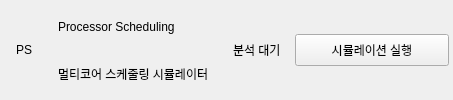
     <widget class="QFrame" name="app_header">
      <property name="role" stdset="0">
       <string>header</string>
      </property>
      <property name="frameShape">
       <enum>QFrame::NoFrame</enum>
      </property>
      <layout class="QHBoxLayout" name="header_layout">
       <property name="leftMargin">
        <number>4</number>
       </property>
       <property name="topMargin">
        <number>4</number>
       </property>
       <property name="rightMargin">
        <number>4</number>
       </property>
       <property name="bottomMargin">
        <number>4</number>
       </property>
       <property name="spacing">
        <number>14</number>
       </property>
       <item>
        <widget class="QLabel" name="brand_mark">
         <property name="text">
          <string>PS</string>
         </property>
         <property name="alignment">
          <set>Qt::AlignCenter</set>
         </property>
         <property name="minimumSize">
          <size>
           <width>40</width>
           <height>40</height>
          </size>
         </property>
         <property name="maximumSize">
          <size>
           <width>40</width>
           <height>40</height>
          </size>
         </property>
        </widget>
       </item>
       <item>
        <layout class="QVBoxLayout" name="brand_text_layout">
         <property name="leftMargin">
          <number>0</number>
         </property>
         <property name="topMargin">
          <number>0</number>
         </property>
         <property name="rightMargin">
          <number>0</number>
         </property>
         <property name="bottomMargin">
          <number>0</number>
         </property>
         <property name="spacing">
          <number>3</number>
         </property>
         <item>
          <widget class="QLabel" name="lb_title">
           <property name="role" stdset="0">
            <string>title</string>
           </property>
           <property name="text">
            <string>Processor Scheduling</string>
           </property>
          </widget>
         </item>
         <item>
          <widget class="QLabel" name="lb_subtitle">
           <property name="role" stdset="0">
            <string>subtitle</string>
           </property>
           <property name="text">
            <string>멀티코어 스케줄링 시뮬레이터</string>
           </property>
          </widget>
         </item>
        </layout>
       </item>
       <item>
        <spacer name="header_spacer">
         <property name="orientation">
          <enum>Qt::Horizontal</enum>
         </property>
         <property name="sizeType">
          <enum>QSizePolicy::Expanding</enum>
         </property>
         <property name="sizeHint" stdset="0">
          <size>
           <width>10</width>
           <height>0</height>
          </size>
         </property>
        </spacer>
       </item>
       <item>
        <widget class="QLabel" name="lb_run_status">
         <property name="role" stdset="0">
          <string>badge</string>
         </property>
         <property name="text">
          <string>분석 대기</string>
         </property>
        </widget>
       </item>
       <item>
        <widget class="QPushButton" name="pb_start">
         <property name="role" stdset="0">
          <string>primary</string>
         </property>
         <property name="text">
          <string>시뮬레이션 실행</string>
         </property>
         <property name="cursor">
          <cursorShape>PointingHandCursor</cursorShape>
         </property>
         <property name="minimumSize">
          <size>
           <width>154</width>
           <height>32</height>
          </size>
         </property>
         <property name="toolTip">
          <string>현재 조건으로 스케줄링을 실행합니다.</string>
         </property>
        </widget>
       </item>
      </layout>
     </widget>
